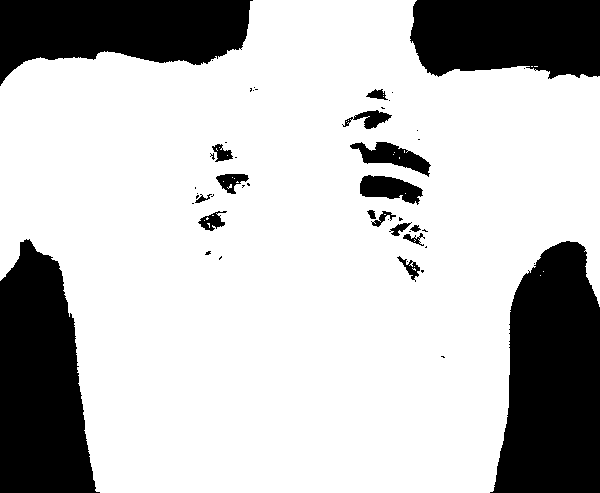
#> input picture goruntu_isleme/binarized_images/binary_Fig0107(a)(chest-xray-vandy).png, 600 x 493 px, found by its file name; its folder holds only this picture in this run
$ python Morphological_Operations.py
#> lines starting #> are read from the running program, lines starting #| are printed output that depends on the picture; after the words box and inside, x2 and y2 are one past the last pixel; in counts of white or black regions, pixels touching at a corner belong together
import cv2
import os
import numpy as np
import matplotlib.pyplot as plt


image_folder = r"C:\Users\omerc\Desktop\goruntu_isleme\binarized_images"


new_folder_name = "morphological_results"
output_folder = os.path.join(r"C:\Users\omerc\Desktop\goruntu_isleme", new_folder_name)


os.makedirs(output_folder, exist_ok=True)

binary_files = [f for f in os.listdir(image_folder) if f.endswith('.png')]

kernel = np.ones((3, 3), np.uint8)

for binary_file in binary_files:

    binary_path = os.path.join(image_folder, binary_file)

    binary_image = cv2.imread(binary_path, cv2.IMREAD_GRAYSCALE)
#> binary_image: shape (493, 600); 75.5% white; 50 black regions (32 under 20 px), largest, box (x1, y1, x2, y2) and area: (490, 241, 600, 493) 21465, (0, 239, 100, 493) 18460, (0, 0, 253, 86) 14668


    erosion = cv2.erode(binary_image, kernel, iterations=1)
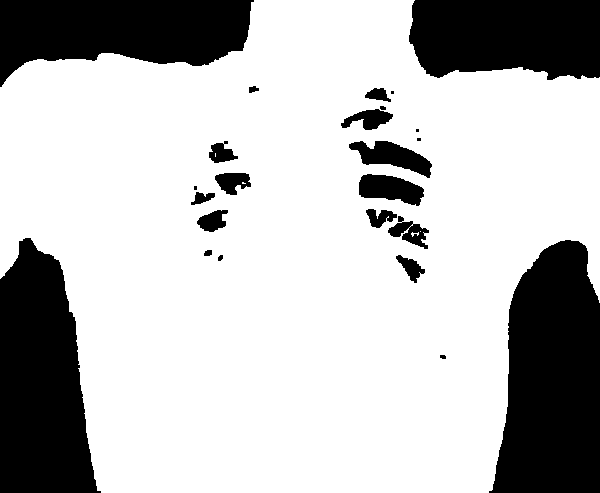
#> erosion: shape (493, 600); 74.2% white; 24 black regions (4 under 20 px), largest, box (x1, y1, x2, y2) and area: (489, 240, 600, 493) 21937, (0, 238, 101, 493) 18900, (0, 0, 254, 87) 15085


    dilation = cv2.dilate(binary_image, kernel, iterations=1)
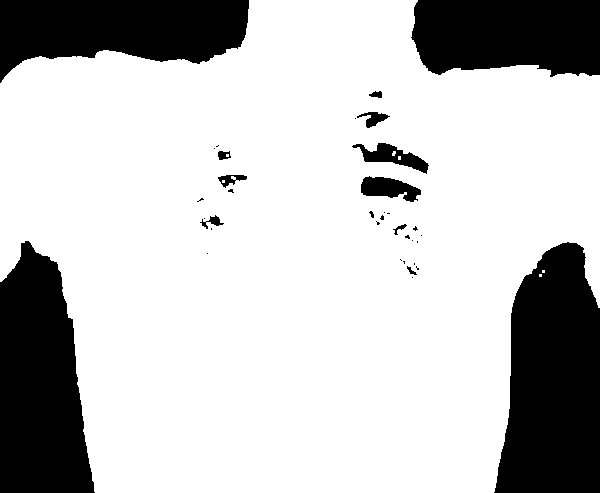
#> dilation: shape (493, 600); 76.7% white; 36 black regions (22 under 20 px), largest, box (x1, y1, x2, y2) and area: (494, 242, 600, 493) 20992, (0, 241, 95, 493) 18020, (0, 0, 249, 83) 14253


    opening = cv2.morphologyEx(binary_image, cv2.MORPH_OPEN, kernel)
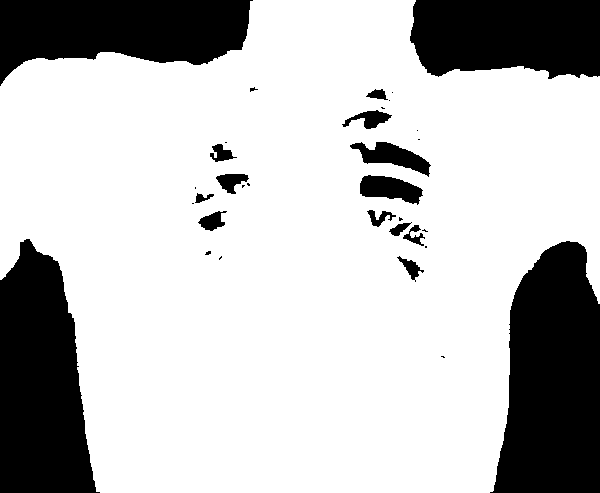
#> opening: shape (493, 600); 75.4% white; 33 black regions (17 under 20 px), largest, box (x1, y1, x2, y2) and area: (490, 241, 600, 493) 21499, (0, 239, 100, 493) 18490, (0, 0, 253, 86) 14701


    closing = cv2.morphologyEx(binary_image, cv2.MORPH_CLOSE, kernel)
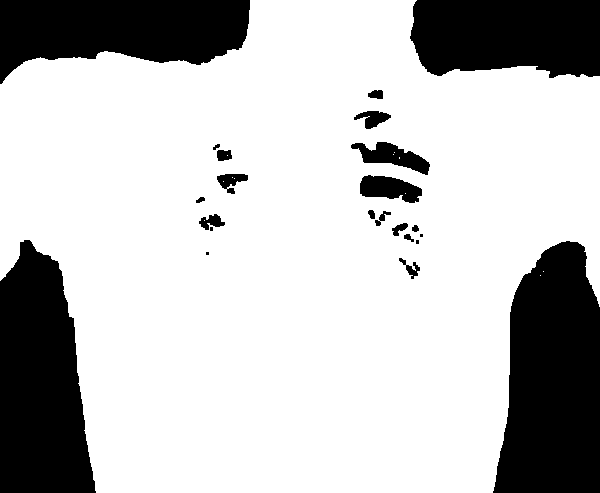
#> closing: shape (493, 600); 75.7% white; 23 black regions (4 under 20 px), largest, box (x1, y1, x2, y2) and area: (493, 241, 600, 493) 21438, (0, 240, 96, 493) 18415, (0, 0, 250, 84) 14638

    plt.figure(figsize=(12, 8))

    plt.subplot(2, 3, 1)
    plt.imshow(binary_image, cmap='gray')
    plt.title(f"Orijinal İkili Görüntü: {binary_file}")
    plt.axis('off')

    plt.subplot(2, 3, 2)
    plt.imshow(erosion, cmap='gray')
    plt.title("Erozyon")
    plt.axis('off')


    plt.subplot(2, 3, 3)
    plt.imshow(dilation, cmap='gray')
    plt.title("Şişirme")
    plt.axis('off')

    plt.subplot(2, 3, 4)
    plt.imshow(opening, cmap='gray')
    plt.title("Açma")
    plt.axis('off')

    plt.subplot(2, 3, 5)
    plt.imshow(closing, cmap='gray')
    plt.title("Kapatma")
    plt.axis('off')

    plt.tight_layout()
    plt.show()

    output_image_path_erosion = os.path.join(output_folder, binary_file.replace('.png', '_erosion.png'))
    output_image_path_dilation = os.path.join(output_folder, binary_file.replace('.png', '_dilation.png'))
    output_image_path_opening = os.path.join(output_folder, binary_file.replace('.png', '_opening.png'))
    output_image_path_closing = os.path.join(output_folder, binary_file.replace('.png', '_closing.png'))


    cv2.imwrite(output_image_path_erosion, erosion)
    cv2.imwrite(output_image_path_dilation, dilation)
    cv2.imwrite(output_image_path_opening, opening)
    cv2.imwrite(output_image_path_closing, closing)

    print(f"{binary_file} için morfolojik işlemler kaydedildi.")

$ run again, on goruntu_isleme/binarized_images/binary_Fig0304(a)(breast_digital_Xray).png
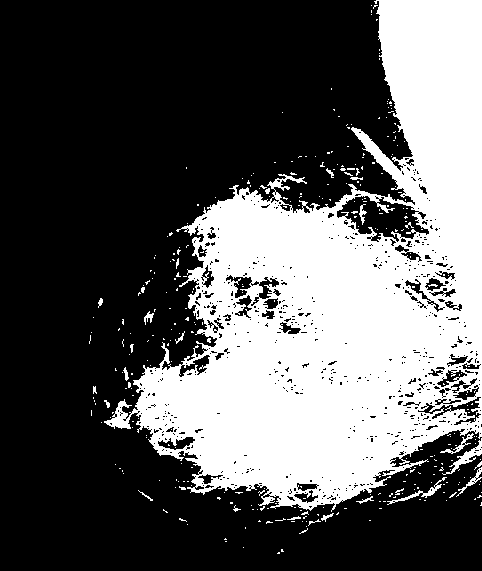
#> input picture goruntu_isleme/binarized_images/binary_Fig0304(a)(breast_digital_Xray).png, 482 x 571 px, found by its file name
#> binary_image: shape (571, 482); 35.5% white; 339 white regions (314 under 20 px), largest, box (x1, y1, x2, y2) and area: (104, 0, 482, 512) 95266, (442, 438, 482, 475) 304, (387, 477, 447, 505) 215
#> `erosion = cv2.erode(binary_image, kernel, iterations=1)`:
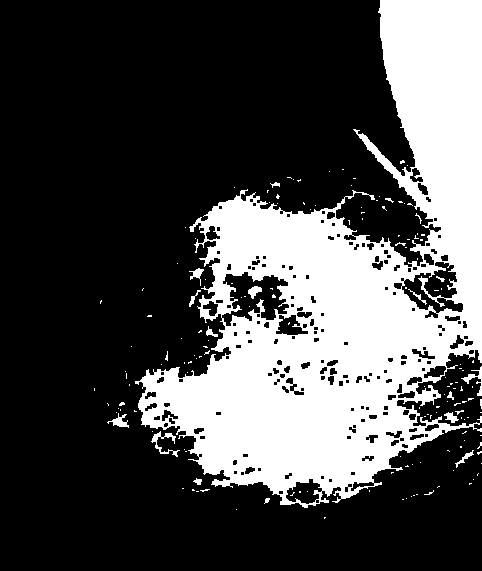
#> erosion: shape (571, 482); 29.6% white; 161 white regions (143 under 20 px), largest, box (x1, y1, x2, y2) and area: (135, 0, 482, 508) 79674, (151, 431, 180, 457) 196, (461, 366, 482, 396) 160
#> dilation: shape (571, 482); 40.7% white; 92 white regions (58 under 20 px), largest, box (x1, y1, x2, y2) and area: (100, 0, 482, 535) 109060, (445, 458, 482, 502) 383, (339, 164, 364, 187) 279
#> opening: shape (571, 482); 33.7% white; 79 white regions (46 under 20 px), largest, box (x1, y1, x2, y2) and area: (133, 0, 482, 509) 89987, (106, 401, 130, 429) 305, (460, 365, 482, 397) 290
#> `closing = cv2.morphologyEx(binary_image, cv2.MORPH_CLOSE, kernel)`:
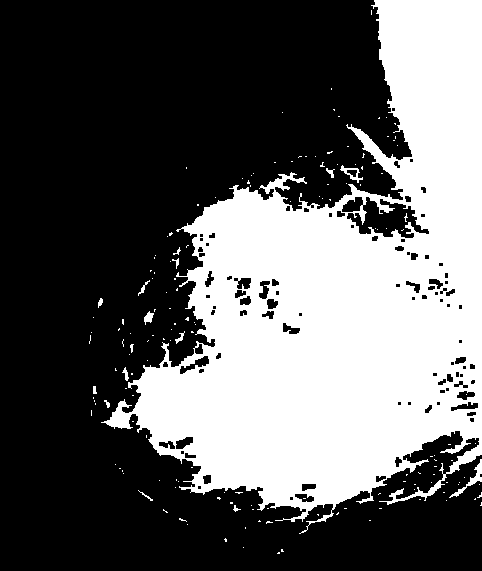
#> closing: shape (571, 482); 37.5% white; 163 white regions (147 under 20 px), largest, box (x1, y1, x2, y2) and area: (101, 0, 482, 534) 101954, (449, 459, 482, 498) 225, (340, 165, 363, 183) 124

$ run again, on goruntu_isleme/binarized_images/binary_Fig0359(a)(headCT_Vandy).png
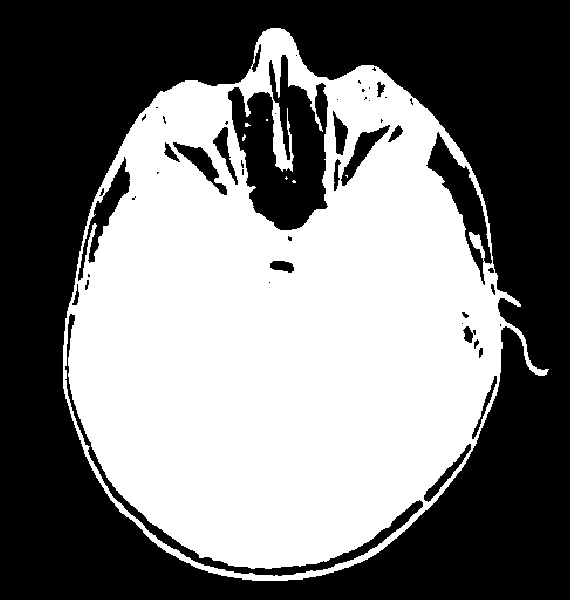
#> input picture goruntu_isleme/binarized_images/binary_Fig0359(a)(headCT_Vandy).png, 570 x 600 px, found by its file name
#> binary_image: shape (600, 570); 47.1% white; 7 white regions (6 under 20 px), largest, box (x1, y1, x2, y2) and area: (63, 28, 549, 581) 161193
#> `erosion = cv2.erode(binary_image, kernel, iterations=1)`:
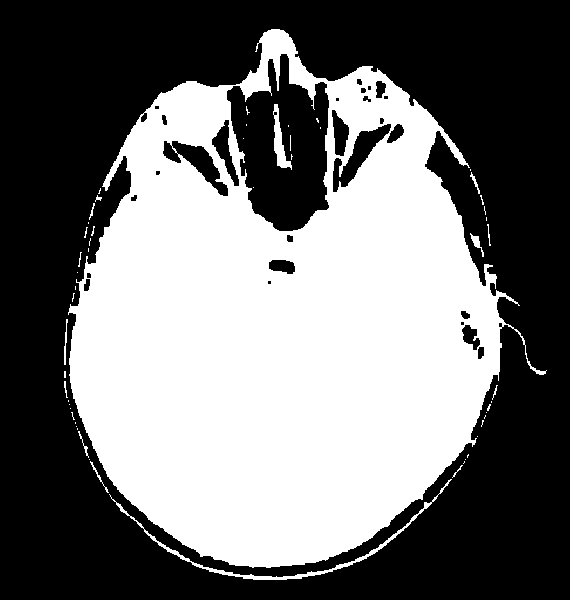
#> erosion: shape (600, 570); 44.7% white; 55 white regions (40 under 20 px), largest, box (x1, y1, x2, y2) and area: (68, 29, 547, 568) 150557, (109, 479, 452, 580) 1228, (273, 104, 292, 170) 480
#> dilation: shape (600, 570); 49.5% white; 6 white regions (1 under 20 px), largest, box (x1, y1, x2, y2) and area: (62, 27, 550, 582) 168992, (241, 133, 247, 142) 43, (244, 122, 252, 128) 40, (291, 179, 297, 184) 27, (284, 175, 289, 181) 24
#> opening: shape (600, 570); 47% white; 21 white regions (7 under 20 px), largest, box (x1, y1, x2, y2) and area: (67, 28, 548, 581) 158997, (272, 103, 294, 171) 693, (63, 318, 69, 366) 184
#> `closing = cv2.morphologyEx(binary_image, cv2.MORPH_CLOSE, kernel)`:
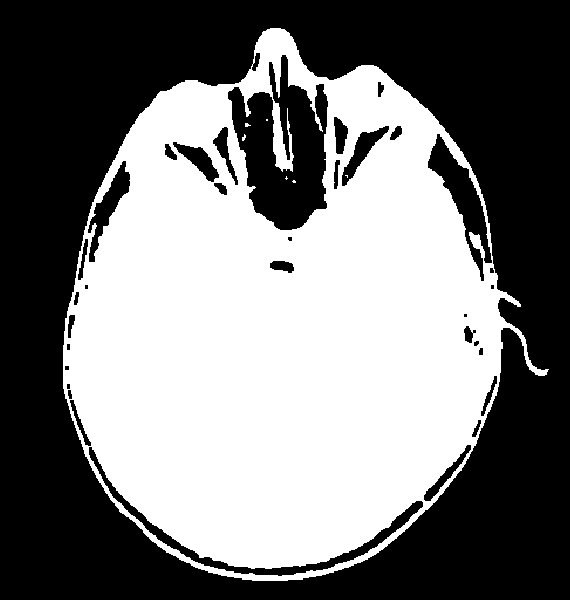
#> closing: shape (600, 570); 47.3% white; 7 white regions (6 under 20 px), largest, box (x1, y1, x2, y2) and area: (63, 28, 549, 581) 161674
